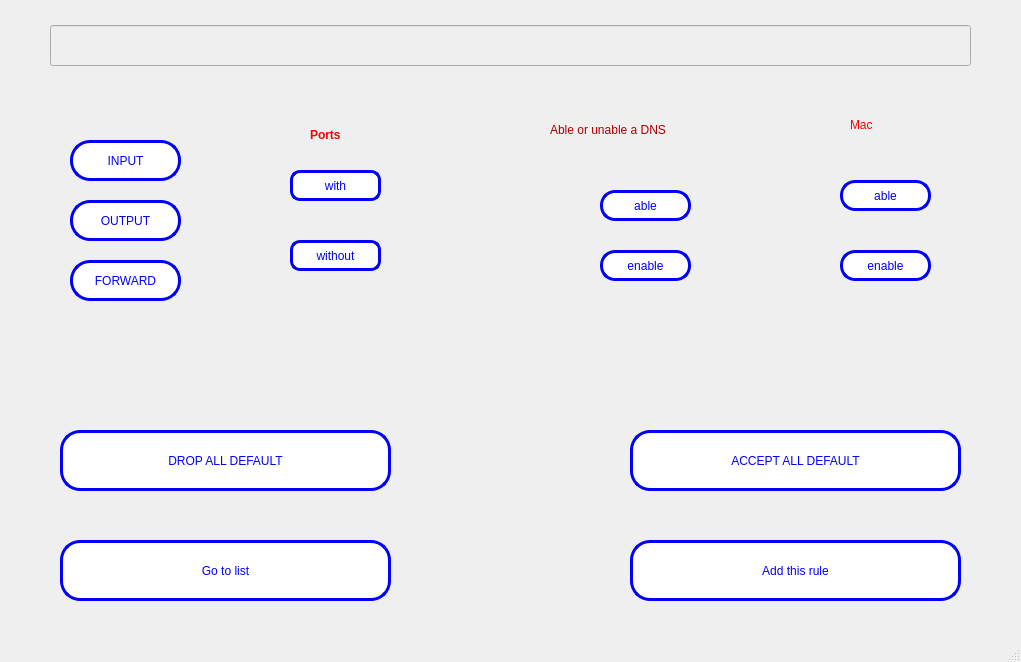
<?xml version="1.0" encoding="UTF-8"?>
<ui version="4.0">
 <class>MainWindow</class>
 <widget class="QMainWindow" name="MainWindow">
  <property name="geometry">
   <rect>
    <x>0</x>
    <y>0</y>
    <width>1021</width>
    <height>662</height>
   </rect>
  </property>
  <property name="windowTitle">
   <string>MainWindow</string>
  </property>
  <widget class="QWidget" name="centralwidget">
   <widget class="QStackedWidget" name="stackedWidget">
    <property name="enabled">
     <bool>true</bool>
    </property>
    <property name="geometry">
     <rect>
      <x>0</x>
      <y>0</y>
      <width>1021</width>
      <height>631</height>
     </rect>
    </property>
    <property name="currentIndex">
     <number>2</number>
    </property>
    <widget class="QWidget" name="page">
     <widget class="QScrollArea" name="scrollArea">
      <property name="geometry">
       <rect>
        <x>60</x>
        <y>100</y>
        <width>921</width>
        <height>441</height>
       </rect>
      </property>
      <property name="widgetResizable">
       <bool>true</bool>
      </property>
      <widget class="QWidget" name="scrollAreaWidgetContents">
       <property name="geometry">
        <rect>
         <x>0</x>
         <y>0</y>
         <width>919</width>
         <height>439</height>
        </rect>
       </property>
       <widget class="QTextEdit" name="textEdit">
        <property name="enabled">
         <bool>true</bool>
        </property>
        <property name="geometry">
         <rect>
          <x>0</x>
          <y>0</y>
          <width>921</width>
          <height>441</height>
         </rect>
        </property>
        <property name="styleSheet">
         <string notr="true">font: 700 italic 20pt &quot;C059 [urw]&quot;;
color: rgb(85, 0, 127);</string>
        </property>
       </widget>
      </widget>
     </widget>
     <widget class="QPushButton" name="pushButton">
      <property name="geometry">
       <rect>
        <x>70</x>
        <y>560</y>
        <width>201</width>
        <height>41</height>
       </rect>
      </property>
      <property name="styleSheet">
       <string notr="true">QPushButton{
color:blue;
background-color: white;
border:3px solid blue;
border-radius:20px;
}
QPushButton::hover{
color:red;
background-color: black;
border:3px solid black;
border-radius:20px;
}</string>
      </property>
      <property name="text">
       <string>Add more rules</string>
      </property>
     </widget>
     <widget class="QPushButton" name="pushButton_2">
      <property name="geometry">
       <rect>
        <x>430</x>
        <y>560</y>
        <width>201</width>
        <height>41</height>
       </rect>
      </property>
      <property name="styleSheet">
       <string notr="true">QPushButton{
color:blue;
background-color: white;
border:3px solid blue;
border-radius:20px;
}
QPushButton::hover{
color:red;
background-color: black;
border:3px solid black;
border-radius:20px;
}</string>
      </property>
      <property name="text">
       <string>delete rules</string>
      </property>
     </widget>
     <widget class="QPushButton" name="pushButton_3">
      <property name="geometry">
       <rect>
        <x>760</x>
        <y>560</y>
        <width>201</width>
        <height>41</height>
       </rect>
      </property>
      <property name="styleSheet">
       <string notr="true">QPushButton{
color:blue;
background-color: white;
border:3px solid blue;
border-radius:20px;
}
QPushButton::hover{
color:red;
background-color: black;
border:3px solid black;
border-radius:20px;
}</string>
      </property>
      <property name="text">
       <string>Reset All</string>
      </property>
     </widget>
     <widget class="QPushButton" name="pushButton_26">
      <property name="geometry">
       <rect>
        <x>790</x>
        <y>30</y>
        <width>201</width>
        <height>41</height>
       </rect>
      </property>
      <property name="styleSheet">
       <string notr="true">QPushButton{
color:blue;
background-color: white;
border:3px solid blue;
border-radius:20px;
}
QPushButton::hover{
color:red;
background-color: black;
border:3px solid black;
border-radius:20px;
}</string>
      </property>
      <property name="text">
       <string>Save and close</string>
      </property>
     </widget>
    </widget>
    <widget class="QWidget" name="page_3">
     <widget class="QPushButton" name="pushButton_4">
      <property name="geometry">
       <rect>
        <x>350</x>
        <y>550</y>
        <width>331</width>
        <height>61</height>
       </rect>
      </property>
      <property name="styleSheet">
       <string notr="true">QPushButton{
color:blue;
background-color: white;
border:3px solid blue;
border-radius:20px;
}
QPushButton::hover{
color:red;
background-color: black;
border:3px solid black;
border-radius:20px;
}</string>
      </property>
      <property name="text">
       <string>Go to list</string>
      </property>
     </widget>
     <widget class="QScrollArea" name="scrollArea_2">
      <property name="geometry">
       <rect>
        <x>50</x>
        <y>80</y>
        <width>921</width>
        <height>451</height>
       </rect>
      </property>
      <property name="widgetResizable">
       <bool>true</bool>
      </property>
      <widget class="QWidget" name="scrollAreaWidgetContents_2">
       <property name="geometry">
        <rect>
         <x>0</x>
         <y>0</y>
         <width>919</width>
         <height>449</height>
        </rect>
       </property>
      </widget>
     </widget>
     <widget class="QLabel" name="label_3">
      <property name="geometry">
       <rect>
        <x>240</x>
        <y>0</y>
        <width>541</width>
        <height>41</height>
       </rect>
      </property>
      <property name="styleSheet">
       <string notr="true">font: 500 19pt &quot;Noto Sans&quot;;</string>
      </property>
      <property name="text">
       <string>&lt;html&gt;&lt;head/&gt;&lt;body&gt;&lt;p&gt;&lt;span style=&quot; color:#e01b24;&quot;&gt;Please delete rules from top to bottom&lt;/span&gt;&lt;/p&gt;&lt;/body&gt;&lt;/html&gt;</string>
      </property>
     </widget>
    </widget>
    <widget class="QWidget" name="page_2">
     <property name="enabled">
      <bool>true</bool>
     </property>
     <widget class="QLineEdit" name="lineEdit_2">
      <property name="enabled">
       <bool>false</bool>
      </property>
      <property name="geometry">
       <rect>
        <x>50</x>
        <y>25</y>
        <width>921</width>
        <height>41</height>
       </rect>
      </property>
     </widget>
     <widget class="QStackedWidget" name="stackedWidget_2">
      <property name="geometry">
       <rect>
        <x>210</x>
        <y>110</y>
        <width>241</width>
        <height>201</height>
       </rect>
      </property>
      <property name="currentIndex">
       <number>0</number>
      </property>
      <widget class="QWidget" name="page_4">
       <widget class="QPushButton" name="pushButton_6">
        <property name="geometry">
         <rect>
          <x>80</x>
          <y>60</y>
          <width>91</width>
          <height>31</height>
         </rect>
        </property>
        <property name="styleSheet">
         <string notr="true">QPushButton{
color:blue;
background-color: white;
border:3px solid blue;
border-radius:10px;
}
QPushButton::hover{
color:red;
background-color: black;
border:3px solid black;
border-radius:10px;
}</string>
        </property>
        <property name="text">
         <string>with</string>
        </property>
       </widget>
       <widget class="QPushButton" name="pushButton_7">
        <property name="geometry">
         <rect>
          <x>80</x>
          <y>130</y>
          <width>91</width>
          <height>31</height>
         </rect>
        </property>
        <property name="styleSheet">
         <string notr="true">QPushButton{
color:blue;
background-color: white;
border:3px solid blue;
border-radius:10px;
}
QPushButton::hover{
color:red;
background-color: black;
border:3px solid black;
border-radius:10px;
}</string>
        </property>
        <property name="text">
         <string>without</string>
        </property>
       </widget>
       <widget class="QLabel" name="label">
        <property name="geometry">
         <rect>
          <x>100</x>
          <y>10</y>
          <width>121</width>
          <height>31</height>
         </rect>
        </property>
        <property name="text">
         <string>&lt;html&gt;&lt;head/&gt;&lt;body&gt;&lt;p&gt;&lt;span style=&quot; font-weight:700; color:#ff0000;&quot;&gt;Ports&lt;/span&gt;&lt;/p&gt;&lt;/body&gt;&lt;/html&gt;</string>
        </property>
       </widget>
      </widget>
      <widget class="QWidget" name="page_10">
       <widget class="QLabel" name="label_9">
        <property name="geometry">
         <rect>
          <x>90</x>
          <y>40</y>
          <width>181</width>
          <height>51</height>
         </rect>
        </property>
        <property name="styleSheet">
         <string notr="true">font: 600 18pt &quot;Noto Serif Condensed SemiBold&quot;;</string>
        </property>
        <property name="text">
         <string>&lt;html&gt;&lt;head/&gt;&lt;body&gt;&lt;p&gt;&lt;span style=&quot; color:#ff0000;&quot;&gt;Done&lt;/span&gt;&lt;/p&gt;&lt;/body&gt;&lt;/html&gt;</string>
        </property>
       </widget>
       <widget class="QPushButton" name="pushButton_17">
        <property name="geometry">
         <rect>
          <x>80</x>
          <y>110</y>
          <width>91</width>
          <height>31</height>
         </rect>
        </property>
        <property name="styleSheet">
         <string notr="true">QPushButton{
color:blue;
background-color: white;
border:3px solid blue;
border-radius:10px;
}
QPushButton::hover{
color:red;
background-color: black;
border:3px solid black;
border-radius:10px;
}</string>
        </property>
        <property name="text">
         <string>go back</string>
        </property>
       </widget>
      </widget>
      <widget class="QWidget" name="page_5">
       <widget class="QLabel" name="label_2">
        <property name="geometry">
         <rect>
          <x>70</x>
          <y>20</y>
          <width>121</width>
          <height>31</height>
         </rect>
        </property>
        <property name="text">
         <string>&lt;html&gt;&lt;head/&gt;&lt;body&gt;&lt;p&gt;&lt;span style=&quot; color:#ff1aba;&quot;&gt;Set valable port&lt;/span&gt;&lt;/p&gt;&lt;/body&gt;&lt;/html&gt;</string>
        </property>
       </widget>
       <widget class="QPushButton" name="pushButton_15">
        <property name="geometry">
         <rect>
          <x>140</x>
          <y>120</y>
          <width>91</width>
          <height>31</height>
         </rect>
        </property>
        <property name="styleSheet">
         <string notr="true">QPushButton{
color:blue;
background-color: white;
border:3px solid blue;
border-radius:10px;
}
QPushButton::hover{
color:red;
background-color: black;
border:3px solid black;
border-radius:10px;
}</string>
        </property>
        <property name="text">
         <string>go back</string>
        </property>
       </widget>
       <widget class="QPushButton" name="pushButton_18">
        <property name="geometry">
         <rect>
          <x>40</x>
          <y>120</y>
          <width>91</width>
          <height>31</height>
         </rect>
        </property>
        <property name="styleSheet">
         <string notr="true">QPushButton{
color:blue;
background-color: white;
border:3px solid blue;
border-radius:10px;
}
QPushButton::hover{
color:red;
background-color: black;
border:3px solid black;
border-radius:10px;
}</string>
        </property>
        <property name="text">
         <string>Send</string>
        </property>
       </widget>
       <widget class="QLineEdit" name="lineEdit_7">
        <property name="geometry">
         <rect>
          <x>40</x>
          <y>70</y>
          <width>201</width>
          <height>31</height>
         </rect>
        </property>
        <property name="styleSheet">
         <string notr="true">border:2px solid black;
border-radius: 10px;</string>
        </property>
       </widget>
      </widget>
     </widget>
     <widget class="QStackedWidget" name="stackedWidget_3">
      <property name="geometry">
       <rect>
        <x>20</x>
        <y>110</y>
        <width>201</width>
        <height>221</height>
       </rect>
      </property>
      <property name="currentIndex">
       <number>0</number>
      </property>
      <widget class="QWidget" name="page_6">
       <widget class="QPushButton" name="pushButton_8">
        <property name="geometry">
         <rect>
          <x>50</x>
          <y>30</y>
          <width>111</width>
          <height>41</height>
         </rect>
        </property>
        <property name="styleSheet">
         <string notr="true">QPushButton{
color:blue;
background-color: white;
border:3px solid blue;
border-radius:20px;
}
QPushButton::hover{
color:red;
background-color: black;
border:3px solid black;
border-radius:20px;
}</string>
        </property>
        <property name="text">
         <string>INPUT</string>
        </property>
       </widget>
       <widget class="QPushButton" name="pushButton_9">
        <property name="geometry">
         <rect>
          <x>50</x>
          <y>90</y>
          <width>111</width>
          <height>41</height>
         </rect>
        </property>
        <property name="styleSheet">
         <string notr="true">QPushButton{
color:blue;
background-color: white;
border:3px solid blue;
border-radius:20px;
}
QPushButton::hover{
color:red;
background-color: black;
border:3px solid black;
border-radius:20px;
}</string>
        </property>
        <property name="text">
         <string>OUTPUT</string>
        </property>
       </widget>
       <widget class="QPushButton" name="pushButton_10">
        <property name="geometry">
         <rect>
          <x>50</x>
          <y>150</y>
          <width>111</width>
          <height>41</height>
         </rect>
        </property>
        <property name="styleSheet">
         <string notr="true">QPushButton{
color:blue;
background-color: white;
border:3px solid blue;
border-radius:20px;
}
QPushButton::hover{
color:red;
background-color: black;
border:3px solid black;
border-radius:20px;
}</string>
        </property>
        <property name="text">
         <string>FORWARD</string>
        </property>
       </widget>
      </widget>
      <widget class="QWidget" name="page_7">
       <widget class="QRadioButton" name="radioButton">
        <property name="geometry">
         <rect>
          <x>50</x>
          <y>20</y>
          <width>102</width>
          <height>41</height>
         </rect>
        </property>
        <property name="text">
         <string>REJECT</string>
        </property>
       </widget>
       <widget class="QRadioButton" name="radioButton_2">
        <property name="geometry">
         <rect>
          <x>50</x>
          <y>60</y>
          <width>102</width>
          <height>41</height>
         </rect>
        </property>
        <property name="text">
         <string>ACCEPT</string>
        </property>
       </widget>
       <widget class="QRadioButton" name="radioButton_3">
        <property name="geometry">
         <rect>
          <x>50</x>
          <y>100</y>
          <width>102</width>
          <height>41</height>
         </rect>
        </property>
        <property name="text">
         <string>DROP</string>
        </property>
       </widget>
       <widget class="QPushButton" name="pushButton_16">
        <property name="geometry">
         <rect>
          <x>50</x>
          <y>150</y>
          <width>91</width>
          <height>31</height>
         </rect>
        </property>
        <property name="styleSheet">
         <string notr="true">QPushButton{
color:blue;
background-color: white;
border:3px solid blue;
border-radius:10px;
}
QPushButton::hover{
color:red;
background-color: black;
border:3px solid black;
border-radius:10px;
}</string>
        </property>
        <property name="text">
         <string>go back</string>
        </property>
       </widget>
      </widget>
     </widget>
     <widget class="QLabel" name="label_6">
      <property name="geometry">
       <rect>
        <x>550</x>
        <y>110</y>
        <width>251</width>
        <height>41</height>
       </rect>
      </property>
      <property name="styleSheet">
       <string notr="true">font: 500 16pt &quot;Noto Sans&quot;;</string>
      </property>
      <property name="text">
       <string>&lt;html&gt;&lt;head/&gt;&lt;body&gt;&lt;p&gt;&lt;span style=&quot; color:#aa0000;&quot;&gt;Able or unable a DNS&lt;/span&gt;&lt;/p&gt;&lt;/body&gt;&lt;/html&gt;</string>
      </property>
     </widget>
     <widget class="QStackedWidget" name="stackedWidget_4">
      <property name="geometry">
       <rect>
        <x>560</x>
        <y>150</y>
        <width>191</width>
        <height>151</height>
       </rect>
      </property>
      <property name="currentIndex">
       <number>0</number>
      </property>
      <widget class="QWidget" name="page_8">
       <widget class="QPushButton" name="pushButton_11">
        <property name="geometry">
         <rect>
          <x>40</x>
          <y>40</y>
          <width>91</width>
          <height>31</height>
         </rect>
        </property>
        <property name="styleSheet">
         <string notr="true">QPushButton{
color:blue;
background-color: white;
border:3px solid blue;
border-radius:15px;
}
QPushButton::hover{
color:red;
background-color: black;
border:3px solid black;
border-radius:15px;
}</string>
        </property>
        <property name="text">
         <string>able</string>
        </property>
       </widget>
       <widget class="QPushButton" name="pushButton_12">
        <property name="geometry">
         <rect>
          <x>40</x>
          <y>100</y>
          <width>91</width>
          <height>31</height>
         </rect>
        </property>
        <property name="styleSheet">
         <string notr="true">QPushButton{
color:blue;
background-color: white;
border:3px solid blue;
border-radius:15px;
}
QPushButton::hover{
color:red;
background-color: black;
border:3px solid black;
border-radius:15px;
}</string>
        </property>
        <property name="text">
         <string>enable</string>
        </property>
       </widget>
      </widget>
      <widget class="QWidget" name="page_13">
       <widget class="QLabel" name="label_10">
        <property name="geometry">
         <rect>
          <x>70</x>
          <y>20</y>
          <width>111</width>
          <height>41</height>
         </rect>
        </property>
        <property name="text">
         <string>&lt;html&gt;&lt;head/&gt;&lt;body&gt;&lt;p&gt;&lt;span style=&quot; color:#aa0000;&quot;&gt;DONE&lt;/span&gt;&lt;/p&gt;&lt;/body&gt;&lt;/html&gt;</string>
        </property>
       </widget>
       <widget class="QPushButton" name="pushButton_19">
        <property name="geometry">
         <rect>
          <x>50</x>
          <y>70</y>
          <width>91</width>
          <height>31</height>
         </rect>
        </property>
        <property name="styleSheet">
         <string notr="true">QPushButton{
color:blue;
background-color: white;
border:3px solid blue;
border-radius:10px;
}
QPushButton::hover{
color:red;
background-color: black;
border:3px solid black;
border-radius:10px;
}</string>
        </property>
        <property name="text">
         <string>go back</string>
        </property>
       </widget>
      </widget>
      <widget class="QWidget" name="page_9">
       <widget class="QLineEdit" name="lineEdit_5">
        <property name="geometry">
         <rect>
          <x>0</x>
          <y>50</y>
          <width>181</width>
          <height>26</height>
         </rect>
        </property>
        <property name="styleSheet">
         <string notr="true">border:2px solid black;
border-radius: 10px;</string>
        </property>
       </widget>
       <widget class="QLabel" name="label_7">
        <property name="geometry">
         <rect>
          <x>60</x>
          <y>10</y>
          <width>121</width>
          <height>31</height>
         </rect>
        </property>
        <property name="styleSheet">
         <string notr="true">font: 18pt &quot;Noto Sans Mono SemiCondensed&quot;;
text-decoration: underline;</string>
        </property>
        <property name="text">
         <string>&lt;html&gt;&lt;head/&gt;&lt;body&gt;&lt;p&gt;&lt;span style=&quot; color:#ff00ff;&quot;&gt;DNS&lt;/span&gt;&lt;/p&gt;&lt;/body&gt;&lt;/html&gt;</string>
        </property>
       </widget>
       <widget class="QPushButton" name="pushButton_14">
        <property name="geometry">
         <rect>
          <x>100</x>
          <y>90</y>
          <width>91</width>
          <height>31</height>
         </rect>
        </property>
        <property name="styleSheet">
         <string notr="true">QPushButton{
color:blue;
background-color: white;
border:3px solid blue;
border-radius:10px;
}
QPushButton::hover{
color:red;
background-color: black;
border:3px solid black;
border-radius:10px;
}</string>
        </property>
        <property name="text">
         <string>go back</string>
        </property>
       </widget>
       <widget class="QPushButton" name="pushButton_20">
        <property name="geometry">
         <rect>
          <x>0</x>
          <y>90</y>
          <width>91</width>
          <height>31</height>
         </rect>
        </property>
        <property name="styleSheet">
         <string notr="true">QPushButton{
color:blue;
background-color: white;
border:3px solid blue;
border-radius:10px;
}
QPushButton::hover{
color:red;
background-color: black;
border:3px solid black;
border-radius:10px;
}</string>
        </property>
        <property name="text">
         <string>Send</string>
        </property>
       </widget>
      </widget>
     </widget>
     <widget class="QPushButton" name="pushButton_13">
      <property name="geometry">
       <rect>
        <x>630</x>
        <y>540</y>
        <width>331</width>
        <height>61</height>
       </rect>
      </property>
      <property name="styleSheet">
       <string notr="true">QPushButton{
color:blue;
background-color: white;
border:3px solid blue;
border-radius:20px;
}
QPushButton::hover{
color:red;
background-color: black;
border:3px solid black;
border-radius:20px;
}</string>
      </property>
      <property name="text">
       <string>Add this rule</string>
      </property>
     </widget>
     <widget class="QPushButton" name="pushButton_5">
      <property name="geometry">
       <rect>
        <x>60</x>
        <y>540</y>
        <width>331</width>
        <height>61</height>
       </rect>
      </property>
      <property name="styleSheet">
       <string notr="true">QPushButton{
color:blue;
background-color: white;
border:3px solid blue;
border-radius:20px;
}
QPushButton::hover{
color:red;
background-color: black;
border:3px solid black;
border-radius:20px;
}</string>
      </property>
      <property name="text">
       <string>Go to list</string>
      </property>
     </widget>
     <widget class="QLabel" name="label_8">
      <property name="geometry">
       <rect>
        <x>850</x>
        <y>100</y>
        <width>181</width>
        <height>51</height>
       </rect>
      </property>
      <property name="styleSheet">
       <string notr="true">font: 600 18pt &quot;Noto Serif Condensed SemiBold&quot;;</string>
      </property>
      <property name="text">
       <string>&lt;html&gt;&lt;head/&gt;&lt;body&gt;&lt;p&gt;&lt;span style=&quot; color:#ff0000;&quot;&gt;Mac&lt;/span&gt;&lt;/p&gt;&lt;/body&gt;&lt;/html&gt;</string>
      </property>
     </widget>
     <widget class="QStackedWidget" name="stackedWidget_5">
      <property name="geometry">
       <rect>
        <x>770</x>
        <y>160</y>
        <width>221</width>
        <height>171</height>
       </rect>
      </property>
      <property name="currentIndex">
       <number>0</number>
      </property>
      <widget class="QWidget" name="page_11">
       <widget class="QPushButton" name="pushButton_21">
        <property name="geometry">
         <rect>
          <x>70</x>
          <y>20</y>
          <width>91</width>
          <height>31</height>
         </rect>
        </property>
        <property name="styleSheet">
         <string notr="true">QPushButton{
color:blue;
background-color: white;
border:3px solid blue;
border-radius:15px;
}
QPushButton::hover{
color:red;
background-color: black;
border:3px solid black;
border-radius:15px;
}</string>
        </property>
        <property name="text">
         <string>able</string>
        </property>
       </widget>
       <widget class="QPushButton" name="pushButton_22">
        <property name="geometry">
         <rect>
          <x>70</x>
          <y>90</y>
          <width>91</width>
          <height>31</height>
         </rect>
        </property>
        <property name="styleSheet">
         <string notr="true">QPushButton{
color:blue;
background-color: white;
border:3px solid blue;
border-radius:15px;
}
QPushButton::hover{
color:red;
background-color: black;
border:3px solid black;
border-radius:15px;
}</string>
        </property>
        <property name="text">
         <string>enable</string>
        </property>
       </widget>
      </widget>
      <widget class="QWidget" name="page_12">
       <widget class="QLineEdit" name="lineEdit_6">
        <property name="geometry">
         <rect>
          <x>10</x>
          <y>30</y>
          <width>201</width>
          <height>31</height>
         </rect>
        </property>
        <property name="styleSheet">
         <string notr="true">border:2px solid black;
border-radius: 10px;</string>
        </property>
       </widget>
       <widget class="QPushButton" name="pushButton_23">
        <property name="geometry">
         <rect>
          <x>10</x>
          <y>90</y>
          <width>91</width>
          <height>31</height>
         </rect>
        </property>
        <property name="styleSheet">
         <string notr="true">QPushButton{
color:blue;
background-color: white;
border:3px solid blue;
border-radius:10px;
}
QPushButton::hover{
color:red;
background-color: black;
border:3px solid black;
border-radius:10px;
}</string>
        </property>
        <property name="text">
         <string>Send</string>
        </property>
       </widget>
       <widget class="QPushButton" name="pushButton_24">
        <property name="geometry">
         <rect>
          <x>120</x>
          <y>90</y>
          <width>91</width>
          <height>31</height>
         </rect>
        </property>
        <property name="styleSheet">
         <string notr="true">QPushButton{
color:blue;
background-color: white;
border:3px solid blue;
border-radius:10px;
}
QPushButton::hover{
color:red;
background-color: black;
border:3px solid black;
border-radius:10px;
}</string>
        </property>
        <property name="text">
         <string>go back</string>
        </property>
       </widget>
      </widget>
      <widget class="QWidget" name="page_14">
       <widget class="QLabel" name="label_11">
        <property name="geometry">
         <rect>
          <x>30</x>
          <y>20</y>
          <width>181</width>
          <height>51</height>
         </rect>
        </property>
        <property name="styleSheet">
         <string notr="true">font: 600 18pt &quot;Noto Serif Condensed SemiBold&quot;;</string>
        </property>
        <property name="text">
         <string>&lt;html&gt;&lt;head/&gt;&lt;body&gt;&lt;p&gt;&lt;span style=&quot; color:#ff0000;&quot;&gt;Done&lt;/span&gt;&lt;/p&gt;&lt;/body&gt;&lt;/html&gt;</string>
        </property>
       </widget>
       <widget class="QPushButton" name="pushButton_25">
        <property name="geometry">
         <rect>
          <x>60</x>
          <y>80</y>
          <width>91</width>
          <height>31</height>
         </rect>
        </property>
        <property name="styleSheet">
         <string notr="true">QPushButton{
color:blue;
background-color: white;
border:3px solid blue;
border-radius:10px;
}
QPushButton::hover{
color:red;
background-color: black;
border:3px solid black;
border-radius:10px;
}</string>
        </property>
        <property name="text">
         <string>go back</string>
        </property>
       </widget>
      </widget>
     </widget>
     <widget class="QPushButton" name="pushButton_27">
      <property name="geometry">
       <rect>
        <x>60</x>
        <y>430</y>
        <width>331</width>
        <height>61</height>
       </rect>
      </property>
      <property name="styleSheet">
       <string notr="true">QPushButton{
color:blue;
background-color: white;
border:3px solid blue;
border-radius:20px;
}
QPushButton::hover{
color:red;
background-color: black;
border:3px solid black;
border-radius:20px;
}</string>
      </property>
      <property name="text">
       <string>DROP ALL DEFAULT</string>
      </property>
     </widget>
     <widget class="QPushButton" name="pushButton_28">
      <property name="geometry">
       <rect>
        <x>630</x>
        <y>430</y>
        <width>331</width>
        <height>61</height>
       </rect>
      </property>
      <property name="styleSheet">
       <string notr="true">QPushButton{
color:blue;
background-color: white;
border:3px solid blue;
border-radius:20px;
}
QPushButton::hover{
color:red;
background-color: black;
border:3px solid black;
border-radius:20px;
}</string>
      </property>
      <property name="text">
       <string>ACCEPT ALL DEFAULT</string>
      </property>
     </widget>
    </widget>
   </widget>
  </widget>
  <widget class="QMenuBar" name="menubar">
   <property name="geometry">
    <rect>
     <x>0</x>
     <y>0</y>
     <width>1021</width>
     <height>23</height>
    </rect>
   </property>
  </widget>
  <widget class="QStatusBar" name="statusbar"/>
 </widget>
 <resources/>
 <connections/>
</ui>
